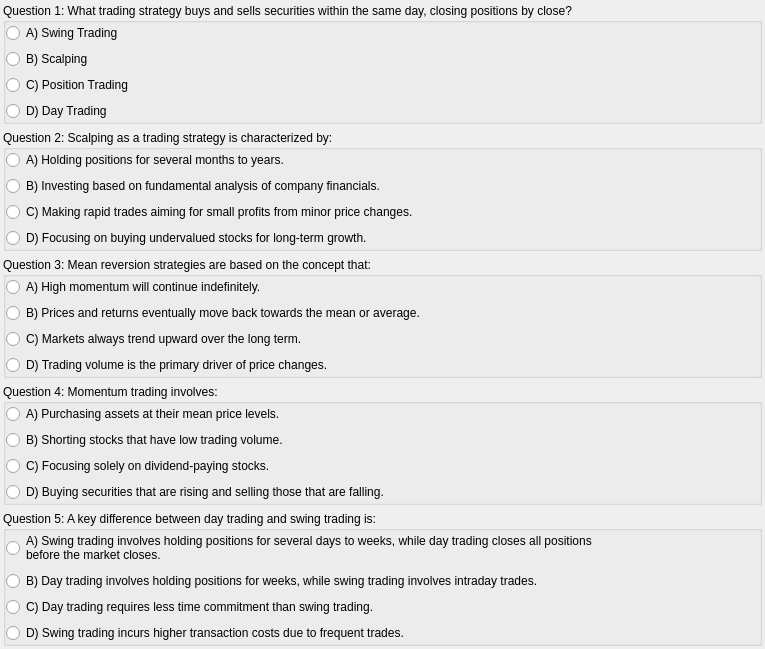
                 <widget class="QWidget" name="quiz6scrollWidget">
                  <property name="geometry">
                   <rect>
                    <x>0</x>
                    <y>0</y>
                    <width>765</width>
                    <height>626</height>
                   </rect>
                  </property>
                  <layout class="QVBoxLayout" name="verticalLayout_34">
                   <property name="leftMargin">
                    <number>3</number>
                   </property>
                   <property name="topMargin">
                    <number>3</number>
                   </property>
                   <property name="rightMargin">
                    <number>3</number>
                   </property>
                   <property name="bottomMargin">
                    <number>3</number>
                   </property>
                   <item>
                    <widget class="QGroupBox" name="M6Question1">
                     <property name="sizePolicy">
                      <sizepolicy hsizetype="Preferred" vsizetype="Preferred">
                       <horstretch>0</horstretch>
                       <verstretch>0</verstretch>
                      </sizepolicy>
                     </property>
                     <property name="title">
                      <string>Question 1: What trading strategy buys and sells securities within the same day, closing positions by close?</string>
                     </property>
                     <property name="checkable">
                      <bool>false</bool>
                     </property>
                     <layout class="QVBoxLayout" name="verticalLayout_35">
                      <property name="leftMargin">
                       <number>0</number>
                      </property>
                      <property name="topMargin">
                       <number>0</number>
                      </property>
                      <property name="rightMargin">
                       <number>0</number>
                      </property>
                      <property name="bottomMargin">
                       <number>0</number>
                      </property>
                      <item>
                       <widget class="QRadioButton" name="Q1A1_6">
                        <property name="text">
                         <string>A) Swing Trading</string>
                        </property>
                       </widget>
                      </item>
                      <item>
                       <widget class="QRadioButton" name="Q1A2_6">
                        <property name="text">
                         <string>B) Scalping</string>
                        </property>
                       </widget>
                      </item>
                      <item>
                       <widget class="QRadioButton" name="Q1A3_6">
                        <property name="text">
                         <string>C) Position Trading</string>
                        </property>
                       </widget>
                      </item>
                      <item>
                       <widget class="QRadioButton" name="Q1A4_6C">
                        <property name="text">
                         <string>D) Day Trading</string>
                        </property>
                       </widget>
                      </item>
                     </layout>
                    </widget>
                   </item>
                   <item>
                    <widget class="QGroupBox" name="M6Question2">
                     <property name="title">
                      <string>Question 2: Scalping as a trading strategy is characterized by:</string>
                     </property>
                     <layout class="QVBoxLayout" name="verticalLayout_36">
                      <property name="leftMargin">
                       <number>0</number>
                      </property>
                      <property name="topMargin">
                       <number>0</number>
                      </property>
                      <property name="rightMargin">
                       <number>0</number>
                      </property>
                      <property name="bottomMargin">
                       <number>0</number>
                      </property>
                      <item>
                       <widget class="QRadioButton" name="Q2A1_6">
                        <property name="text">
                         <string>A) Holding positions for several months to years.</string>
                        </property>
                       </widget>
                      </item>
                      <item>
                       <widget class="QRadioButton" name="Q2A2_6">
                        <property name="text">
                         <string>B) Investing based on fundamental analysis of company financials.</string>
                        </property>
                       </widget>
                      </item>
                      <item>
                       <widget class="QRadioButton" name="Q2A3_6C">
                        <property name="text">
                         <string>C) Making rapid trades aiming for small profits from minor price changes.</string>
                        </property>
                       </widget>
                      </item>
                      <item>
                       <widget class="QRadioButton" name="Q2A4_6">
                        <property name="text">
                         <string>D) Focusing on buying undervalued stocks for long-term growth.</string>
                        </property>
                       </widget>
                      </item>
                     </layout>
                    </widget>
                   </item>
                   <item>
                    <widget class="QGroupBox" name="M6Question3">
                     <property name="title">
                      <string>Question 3: Mean reversion strategies are based on the concept that:</string>
                     </property>
                     <layout class="QVBoxLayout" name="verticalLayout_37">
                      <property name="leftMargin">
                       <number>0</number>
                      </property>
                      <property name="topMargin">
                       <number>0</number>
                      </property>
                      <property name="rightMargin">
                       <number>0</number>
                      </property>
                      <property name="bottomMargin">
                       <number>0</number>
                      </property>
                      <item>
                       <widget class="QRadioButton" name="Q3A1_6">
                        <property name="text">
                         <string>A) High momentum will continue indefinitely.</string>
                        </property>
                       </widget>
                      </item>
                      <item>
                       <widget class="QRadioButton" name="Q3A2_6C">
                        <property name="text">
                         <string>B) Prices and returns eventually move back towards the mean or average.</string>
                        </property>
                       </widget>
                      </item>
                      <item>
                       <widget class="QRadioButton" name="Q3A3_6">
                        <property name="text">
                         <string>C) Markets always trend upward over the long term.</string>
                        </property>
                       </widget>
                      </item>
                      <item>
                       <widget class="QRadioButton" name="Q3A4_6">
                        <property name="text">
                         <string>D) Trading volume is the primary driver of price changes.</string>
                        </property>
                       </widget>
                      </item>
                     </layout>
                    </widget>
                   </item>
                   <item>
                    <widget class="QGroupBox" name="M6Question4">
                     <property name="title">
                      <string>Question 4: Momentum trading involves:</string>
                     </property>
                     <layout class="QVBoxLayout" name="verticalLayout_38">
                      <property name="leftMargin">
                       <number>0</number>
                      </property>
                      <property name="topMargin">
                       <number>0</number>
                      </property>
                      <property name="rightMargin">
                       <number>0</number>
                      </property>
                      <property name="bottomMargin">
                       <number>0</number>
                      </property>
                      <item>
                       <widget class="QRadioButton" name="Q4A1_6">
                        <property name="text">
                         <string>A) Purchasing assets at their mean price levels.</string>
                        </property>
                       </widget>
                      </item>
                      <item>
                       <widget class="QRadioButton" name="Q4A2_6">
                        <property name="text">
                         <string>B) Shorting stocks that have low trading volume.</string>
                        </property>
                       </widget>
                      </item>
                      <item>
                       <widget class="QRadioButton" name="Q4A3_6">
                        <property name="text">
                         <string>C) Focusing solely on dividend-paying stocks.</string>
                        </property>
                       </widget>
                      </item>
                      <item>
                       <widget class="QRadioButton" name="Q4A4_6C">
                        <property name="text">
                         <string>D) Buying securities that are rising and selling those that are falling.</string>
                        </property>
                       </widget>
                      </item>
                     </layout>
                    </widget>
                   </item>
                   <item>
                    <widget class="QGroupBox" name="M6Question5">
                     <property name="title">
                      <string>Question 5: A key difference between day trading and swing trading is:</string>
                     </property>
                     <layout class="QVBoxLayout" name="verticalLayout_39">
                      <property name="leftMargin">
                       <number>0</number>
                      </property>
                      <property name="topMargin">
                       <number>0</number>
                      </property>
                      <property name="rightMargin">
                       <number>0</number>
                      </property>
                      <property name="bottomMargin">
                       <number>0</number>
                      </property>
                      <item>
                       <widget class="QRadioButton" name="Q5A1_6C">
                        <property name="text">
                         <string>A) Swing trading involves holding positions for several days to weeks, while day trading closes all positions
before the market closes.</string>
                        </property>
                       </widget>
                      </item>
                      <item>
                       <widget class="QRadioButton" name="Q5A4_6">
                        <property name="text">
                         <string>B) Day trading involves holding positions for weeks, while swing trading involves intraday trades.</string>
                        </property>
                       </widget>
                      </item>
                      <item>
                       <widget class="QRadioButton" name="Q5A3_6">
                        <property name="text">
                         <string>C) Day trading requires less time commitment than swing trading.</string>
                        </property>
                       </widget>
                      </item>
                      <item>
                       <widget class="QRadioButton" name="Q5A2_6">
                        <property name="text">
                         <string>D) Swing trading incurs higher transaction costs due to frequent trades.</string>
                        </property>
                       </widget>
                      </item>
                     </layout>
                    </widget>
                   </item>
                  </layout>
                 </widget>
